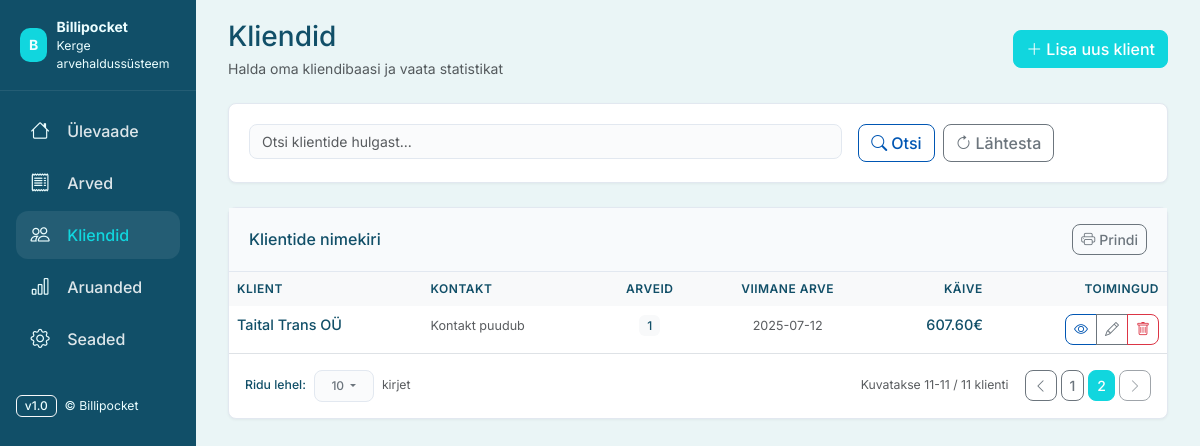
Page /clients?page=2&per_page=10&search= on the committed database.
### app/models.py (models this page shows, shortened)
class Client(db.Model):
    __tablename__ = 'clients'
    id = db.Column(db.Integer, primary_key=True)
    name = db.Column(db.String(200), nullable=False)
    registry_code = db.Column(db.String(20), nullable=True)
    email = db.Column(db.String(120), nullable=True)
    phone = db.Column(db.String(20), nullable=True)
    address = db.Column(db.Text, nullable=True)
    created_at = db.Column(db.DateTime, default=datetime.utcnow)
    invoices = db.relationship('Invoice', backref='client', lazy=True, cascade='all, delete-orphan')
    @property
    def invoice_count(self):
        return len(self.invoices)
    @property
    def last_invoice_date(self):
        if self.invoices:
            return max(invoice.date for invoice in self.invoices)
        return None
    @property
    def total_revenue(self):
        return sum(invoice.total for invoice in self.invoices)

### app/routes/clients.py (the view, shortened to what this page needs)
@clients_bp.route('/clients')
def clients():
    search_form = ClientSearchForm()
    search_query = request.args.get('search', '').strip()
    try:
        per_page = int(request.args.get('per_page', 10))
        per_page = max(1, min(per_page, 1000))
    except (ValueError, TypeError):
        per_page = 10
    try:
        page = int(request.args.get('page', 1))
        page = max(1, page)  # Ensure page is at least 1
    except (ValueError, TypeError):
        page = 1
    query = Client.query
    query = query.order_by(Client.name.asc())
    total_count = query.count()
    offset = (page - 1) * per_page
    clients_list = query.offset(offset).limit(per_page).all()
    clients_data = []
    for client in clients_list:
        clients_data.append({
            'id': client.id,
            'name': client.name,
            'registry_code': client.registry_code,
            'email': client.email,
            'phone': client.phone,
            'invoices': client.invoice_count,
            'last': client.last_invoice_date.strftime('%Y-%m-%d') if client.last_invoice_date else None,
            'total_revenue': float(client.total_revenue)
        })
    total_pages = (total_count + per_page - 1) // per_page
    start_item = offset + 1 if clients_list else 0
    end_item = min(offset + per_page, total_count)
    all_clients = Client.query.all()
    return render_template('clients.html',
                         clients=clients_data,
                         search_form=search_form,
                         search_query=search_query,
                         current_page=page,
                         per_page=per_page,
                         total_count=total_count,
                         total_pages=total_pages,
                         start_item=start_item,
                         end_item=end_item,
                         all_clients=all_clients)

### app/forms.py
class ClientSearchForm(FlaskForm):
    search = StringField('Otsing', validators=[Optional()], render_kw={"placeholder": "Otsi klientide seast..."})

### templates/clients.html (shortened to what this page needs)
{% extends 'layout.html' %}
{% block extra_css %}
<link rel="stylesheet" href="https://cdn.jsdelivr.net/npm/bootstrap-icons@1.11.3/font/bootstrap-icons.css">
{% endblock %}
{% block content %}
<section id="clients" class="mb-4">
  <div class="d-flex justify-content-between align-items-center mb-4">
    <div>
      <h1 class="h3 mb-1">Kliendid</h1>
      <p class="text-muted mb-0">Halda oma kliendibaasi ja vaata statistikat</p>
    </div>
    <button type="button" class="btn btn-primary" data-bs-toggle="modal" data-bs-target="#clientModal">
      <i class="bi bi-plus-lg me-1"></i>Lisa uus klient
    </button>
  </div>
  <div class="bp-card mb-4">
    <div class="bp-card-body">
      <form method="GET" class="row g-3">
        <div class="col-md-8">
          {{ search_form.search(class_="form-control", placeholder="Otsi klientide hulgast...", value=search_query or '') }}
        </div>
        <div class="col-md-4">
          <div class="d-flex gap-2">
            <button type="submit" class="btn btn-outline-primary">
              <i class="bi bi-search me-1"></i>Otsi
            </button>
            <a href="{{ url_for('clients.clients') }}" class="btn btn-outline-secondary">
              <i class="bi bi-arrow-clockwise me-1"></i>Lähtesta
            </a>
          </div>
        </div>
      </form>
    </div>
  </div>
  <div class="bp-card">
    <div class="bp-card-header d-flex align-items-center justify-content-between flex-wrap gap-2">
      <h2 class="h6 m-0">Klientide nimekiri</h2>
      <div class="d-flex gap-2">
        <button class="btn btn-outline-secondary btn-sm" onclick="window.print()">
          <i class="bi bi-printer me-1"></i>Prindi
        </button>
      </div>
    </div>
    <div class="bp-card-body p-0">
      {% if clients %}
      <div class="table-responsive">
        <table class="table table-hover mb-0">
          <thead class="table-light">
            <tr>
              <th class="border-0">Klient</th>
              <th class="border-0">Kontakt</th>
              <th class="border-0 text-center">Arveid</th>
              <th class="border-0 text-center">Viimane arve</th>
              <th class="border-0 text-end">Käive</th>
              <th class="border-0 text-end">Toimingud</th>
            </tr>
          </thead>
          <tbody>
            {% for client in clients %}
            <tr>
              <td>
                <div>
                  <div class="fw-medium">{{ client.name }}</div>
                </div>
              </td>
              <td>
                <div>
                  {% if not client.email and not client.phone %}
                  <small class="text-muted">Kontakt puudub</small>
                  {% endif %}
                </div>
              </td>
              <td class="text-center">
                <span class="badge bg-light text-dark">{{ client.invoices }}</span>
              </td>
              <td class="text-center">
                {% if client.last %}
                <small class="text-muted">{{ client.last }}</small>
                {% else %}
                <small class="text-muted">-</small>
                {% endif %}
              </td>
              <td class="text-end">
                <span class="fw-medium">{{ client.total_revenue|currency }}€</span>
              </td>
              <td class="text-end">
                <div class="btn-group btn-group-sm" role="group">
                  <a href="{{ url_for('clients.view_client', client_id=client.id) }}"
                     class="btn btn-outline-primary"
                     title="Vaata klienti">
                    <i class="bi bi-eye"></i>
                  </a>
                  <a href="{{ url_for('clients.edit_client', client_id=client.id) }}"
                     class="btn btn-outline-secondary"
                     title="Muuda klienti">
                    <i class="bi bi-pencil"></i>
                  </a>
                  <button type="button" class="btn btn-outline-danger"
                          onclick="deleteClient({{ client.id }}, '{{ client.name|e }}', {{ client.invoices }})"
                          title="Kustuta klient">
                    <i class="bi bi-trash"></i>
                  </button>
                </div>
              </td>
            </tr>
            {% endfor %}
          </tbody>
        </table>
      </div>
      {% endif %}
    </div>
    <div class="bp-card-footer d-flex justify-content-between align-items-center py-3 px-3">
      <div class="d-flex align-items-center gap-2">
        <span class="text-muted small fw-medium">Ridu lehel:</span>
        <div class="dropdown">
          <button class="btn btn-outline-secondary dropdown-toggle" type="button" data-bs-toggle="dropdown" aria-expanded="false" style="font-size: 12px; min-width: 60px;">
            {{ request.args.get('per_page', '10') }}
          </button>
        </div>
        <span class="text-muted small">kirjet</span>
      </div>
      <div class="d-flex align-items-center gap-3">
        <span class="text-muted small">
          {% if total_count > 0 %}
            Kuvatakse {{ start_item }}-{{ end_item }} / {{ total_count }} klienti
          {% else %}
            Kliente ei leitud
          {% endif %}
        </span>
        {% if total_pages > 1 %}
        <div class="d-flex align-items-center gap-1">
          {% if current_page > 1 %}
          <a href="{{ url_for('clients.clients', page=current_page-1, per_page=per_page, search=search_query) }}"
             class="btn btn-outline-secondary btn-sm">
            <i class="bi bi-chevron-left"></i>
          </a>
          {% else %}
          <button class="btn btn-outline-secondary btn-sm" disabled>
            <i class="bi bi-chevron-left"></i>
          </button>
          {% endif %}
          {% set start_page = [1, current_page - 2]|max %}
          {% set end_page = [total_pages, current_page + 2]|min %}
          {% for page_num in range(start_page, end_page + 1) %}
            {% if page_num == current_page %}
              <button class="btn btn-primary btn-sm">{{ page_num }}</button>
            {% else %}
              <a href="{{ url_for('clients.clients', page=page_num, per_page=per_page, search=search_query) }}"
                 class="btn btn-outline-secondary btn-sm">{{ page_num }}</a>
            {% endif %}
          {% endfor %}
          {% if current_page < total_pages %}
          <a href="{{ url_for('clients.clients', page=current_page+1, per_page=per_page, search=search_query) }}"
             class="btn btn-outline-secondary btn-sm">
            <i class="bi bi-chevron-right"></i>
          </a>
          {% else %}
          <button class="btn btn-outline-secondary btn-sm" disabled>
            <i class="bi bi-chevron-right"></i>
          </button>
          {% endif %}
        </div>
        {% endif %}
      </div>
    </div>
  </div>
</section>
{% endblock %}

### static/css/billipocket.css (style rules this page uses)
:root { --bp-bg: #eaf5f6; --bp-surface: #ffffff; --bp-primary: #11D6DE; --bp-primary-hover: #0FC5CE; --bp-primary-600: #114f68; --bp-primary-700: #155E75; --bp-cyan-50: #ECFEFF; --bp-cyan-100: #CFFAFE; --bp-cyan-600: #114f68; --bp-cyan-800: #155E75; --bp-ink: #0f2a3a; --bp-muted: #5c7382; --bp-sidebar: #114f68; --bp-sidebar-contrast: #ECFEFF; --bp-success: #198754; --bp-warning: #ffc107; --bp-danger: #dc3545; --bp-info: #0dcaf0; --bp-light: #f8f9fa; --bp-dark: #212529; }
html, body { height: 100%; }
body { font-family: Inter, system-ui, -apple-system, "Segoe UI", Roboto, Helvetica, Arial, sans-serif; background: var(--bp-bg); color: var(--bp-sidebar); font-size: 14px; line-height: 1.5; }
h1, h2, h3, h4, h5, h6, .h1, .h2, .h3, .h4, .h5, .h6 { color: var(--bp-sidebar) !important; }
p, span, div, td, th, label, .text-dark, .text-black, .fw-medium { color: var(--bp-sidebar) !important; }
.table td, .table th { color: var(--bp-sidebar) !important; }
.bp-card-body, .bp-card-header { color: var(--bp-sidebar) !important; }
.dropdown-toggle { border: 1px solid #e2e8f0 !important; background-color: #fafbfc !important; color: #475569 !important; transition: all 0.2s ease !important; box-shadow: none !important; font-size: 12px !important; }
.btn { color: initial !important; }
.btn-primary { color: #fff !important; }
.btn-outline-primary { color: #0056b3 !important; border-color: #0056b3 !important; }
.btn-outline-secondary { color: #6c757d !important; }
.btn-outline-danger { color: #dc3545 !important; }
.badge { color: initial; }
.bp-card { background: #ffffff; border: 1px solid #e2e8f0; border-radius: 8px; box-shadow: 0 1px 3px rgba(0, 0, 0, 0.05); transition: box-shadow 0.2s ease; }
.bp-card-header { padding: 1rem 1.25rem; border-bottom: 1px solid #e2e8f0; background: #f8fafc; }
.bp-card-body { padding: 1.25rem; }
.form-control { border-radius: 8px; border: 1px solid #e2e8f0; background-color: #fafbfc; color: #475569; transition: all 0.2s ease; font-family: Inter, system-ui, -apple-system, "Segoe UI", Roboto, Helvetica, Arial, sans-serif; font-size: 14px; }
.btn { border-radius: 8px; font-weight: 500; transition: all 0.2s ease; }
.btn-primary { background: var(--bp-primary); border-color: var(--bp-primary); }
.table { font-size: 0.9rem; }
.table th { font-weight: 600; color: var(--bp-muted); text-transform: uppercase; font-size: 0.75rem; letter-spacing: 0.5px; }
.badge { font-weight: 500; font-size: 0.75rem; padding: 0.35em 0.65em; }
.btn:disabled { opacity: 0.65; }

### templates/clients.html (style rules this page uses)
.dropdown-toggle { border: 1px solid #e2e8f0; background-color: #fafbfc; color: #475569; transition: all 0.2s ease; box-shadow: none; }

### rows in the picture
Client: name "Taital Trans OÜ", invoices "1", last "2025-07-12", total_revenue "607.60"

### other values in the picture
{{ request.args.get('per_page', '10') }} "10"
{{ start_item }} "11"
{{ end_item }} "11"
{{ total_count }} "11"
{{ page_num }} "1"
{{ page_num }} "2"
